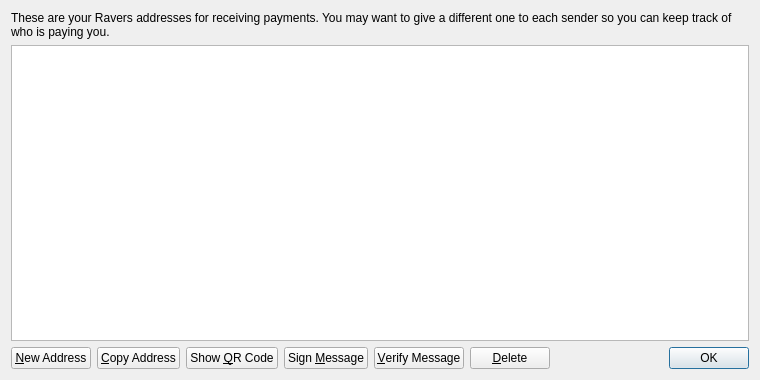
<?xml version="1.0" encoding="UTF-8"?>
<ui version="4.0">
 <class>AddressBookPage</class>
 <widget class="QWidget" name="AddressBookPage">
  <property name="geometry">
   <rect>
    <x>0</x>
    <y>0</y>
    <width>760</width>
    <height>380</height>
   </rect>
  </property>
  <property name="windowTitle">
   <string>Address Book</string>
  </property>
  <layout class="QVBoxLayout" name="verticalLayout">
   <item>
    <widget class="QLabel" name="labelExplanation">
     <property name="text">
      <string>These are your Ravers addresses for receiving payments. You may want to give a different one to each sender so you can keep track of who is paying you.</string>
     </property>
     <property name="textFormat">
      <enum>Qt::PlainText</enum>
     </property>
     <property name="wordWrap">
      <bool>true</bool>
     </property>
    </widget>
   </item>
   <item>
    <widget class="QTableView" name="tableView">
     <property name="contextMenuPolicy">
      <enum>Qt::CustomContextMenu</enum>
     </property>
     <property name="toolTip">
      <string>Double-click to edit address or label</string>
     </property>
     <property name="tabKeyNavigation">
      <bool>false</bool>
     </property>
     <property name="alternatingRowColors">
      <bool>true</bool>
     </property>
     <property name="selectionMode">
      <enum>QAbstractItemView::SingleSelection</enum>
     </property>
     <property name="selectionBehavior">
      <enum>QAbstractItemView::SelectRows</enum>
     </property>
     <property name="sortingEnabled">
      <bool>true</bool>
     </property>
     <attribute name="verticalHeaderVisible">
      <bool>false</bool>
     </attribute>
    </widget>
   </item>
   <item>
    <layout class="QHBoxLayout" name="horizontalLayout">
     <item>
      <widget class="QPushButton" name="newAddressButton">
       <property name="toolTip">
        <string>Create a new address</string>
       </property>
       <property name="text">
        <string>&amp;New Address</string>
       </property>
       <property name="icon">
        <iconset resource="../bitcoin.qrc">
         <normaloff>:/icons/add</normaloff>:/icons/add</iconset>
       </property>
      </widget>
     </item>
     <item>
      <widget class="QPushButton" name="copyToClipboard">
       <property name="toolTip">
        <string>Copy the currently selected address to the system clipboard</string>
       </property>
       <property name="text">
        <string>&amp;Copy Address</string>
       </property>
       <property name="icon">
        <iconset resource="../bitcoin.qrc">
         <normaloff>:/icons/editcopy</normaloff>:/icons/editcopy</iconset>
       </property>
      </widget>
     </item>
     <item>
      <widget class="QPushButton" name="showQRCode">
       <property name="text">
        <string>Show &amp;QR Code</string>
       </property>
       <property name="icon">
        <iconset resource="../bitcoin.qrc">
         <normaloff>:/icons/qrcode</normaloff>:/icons/qrcode</iconset>
       </property>
      </widget>
     </item>
     <item>
      <widget class="QPushButton" name="signMessage">
       <property name="toolTip">
        <string>Sign a message to prove you own a Ravers address</string>
       </property>
       <property name="text">
        <string>Sign &amp;Message</string>
       </property>
       <property name="icon">
        <iconset resource="../bitcoin.qrc">
         <normaloff>:/icons/edit</normaloff>:/icons/edit</iconset>
       </property>
      </widget>
     </item>
     <item>
      <widget class="QPushButton" name="verifyMessage">
       <property name="toolTip">
        <string>Verify a message to ensure it was signed with a specified Ravers address</string>
       </property>
       <property name="text">
        <string>&amp;Verify Message</string>
       </property>
       <property name="icon">
        <iconset resource="../bitcoin.qrc">
         <normaloff>:/icons/transaction_0</normaloff>:/icons/transaction_0</iconset>
       </property>
      </widget>
     </item>
     <item>
      <widget class="QPushButton" name="deleteButton">
       <property name="toolTip">
        <string>Delete the currently selected address from the list</string>
       </property>
       <property name="text">
        <string>&amp;Delete</string>
       </property>
       <property name="icon">
        <iconset resource="../bitcoin.qrc">
         <normaloff>:/icons/remove</normaloff>:/icons/remove</iconset>
       </property>
      </widget>
     </item>
     <item>
      <spacer name="horizontalSpacer">
       <property name="orientation">
        <enum>Qt::Horizontal</enum>
       </property>
       <property name="sizeHint" stdset="0">
        <size>
         <width>40</width>
         <height>20</height>
        </size>
       </property>
      </spacer>
     </item>
     <item>
      <widget class="QDialogButtonBox" name="buttonBox">
       <property name="sizePolicy">
        <sizepolicy hsizetype="Maximum" vsizetype="Fixed">
         <horstretch>0</horstretch>
         <verstretch>0</verstretch>
        </sizepolicy>
       </property>
       <property name="standardButtons">
        <set>QDialogButtonBox::Ok</set>
       </property>
      </widget>
     </item>
    </layout>
   </item>
  </layout>
 </widget>
 <resources>
  <include location="../bitcoin.qrc"/>
 </resources>
 <connections/>
</ui>
